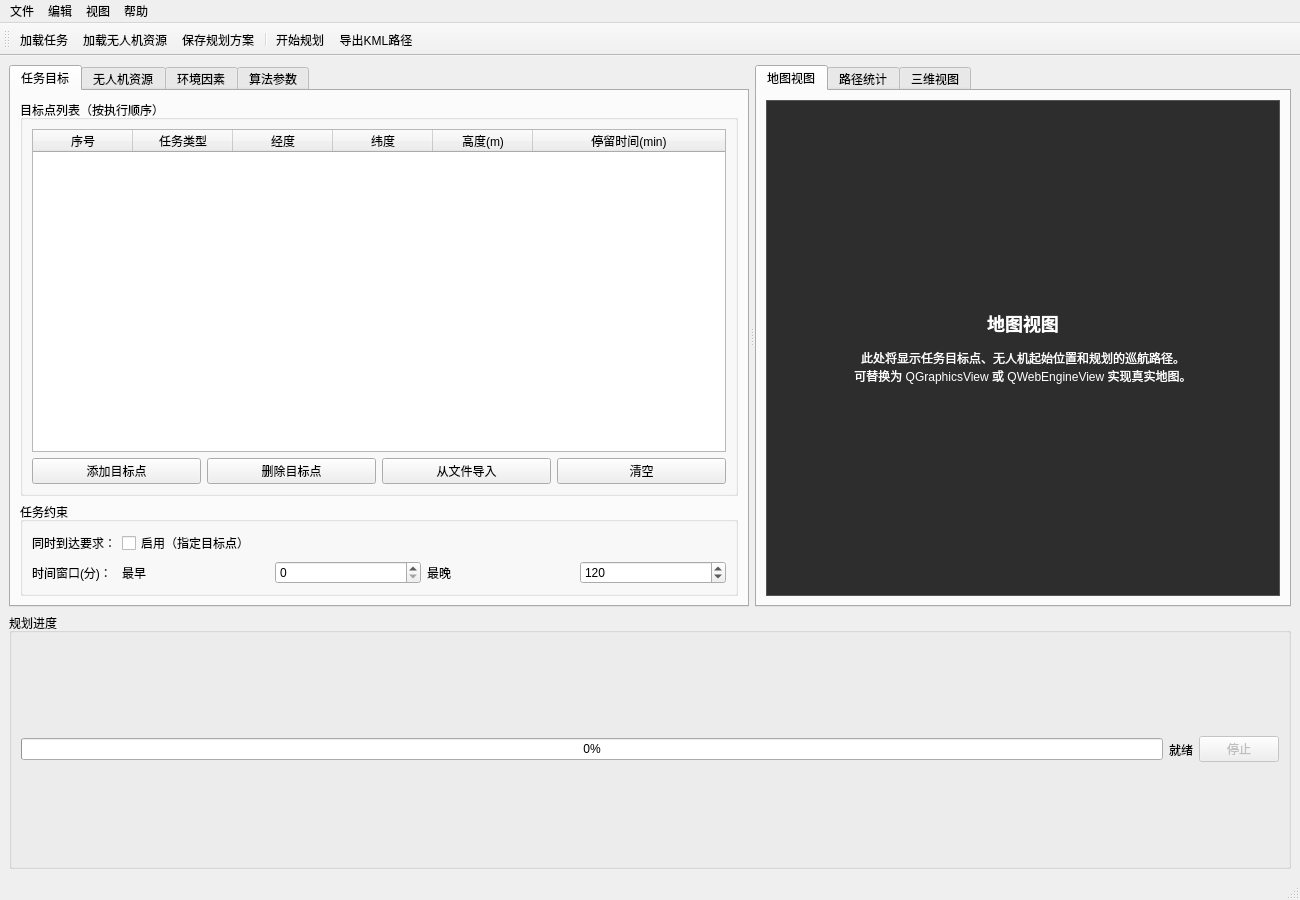
<?xml version="1.0" encoding="UTF-8"?>
<ui version="4.0">
 <class>CruisePathPlanningWindow</class>
 <widget class="QMainWindow" name="CruisePathPlanningWindow">
  <property name="geometry">
   <rect>
    <x>0</x>
    <y>0</y>
    <width>1300</width>
    <height>900</height>
   </rect>
  </property>
  <property name="windowTitle">
   <string>巡航路径规划 - 反辐射无人机协同任务规划</string>
  </property>
  <widget class="QWidget" name="centralwidget">
   <layout class="QVBoxLayout" name="verticalLayout_5">
    <item>
     <widget class="QSplitter" name="splitter">
      <property name="orientation">
       <enum>Qt::Horizontal</enum>
      </property>
      <property name="handleWidth">
       <number>6</number>
      </property>
      <!-- 左侧配置面板 -->
      <widget class="QTabWidget" name="tabWidgetConfig">
       <property name="currentIndex">
        <number>0</number>
       </property>
       <!-- 任务目标页 -->
       <widget class="QWidget" name="tabMission">
        <attribute name="title">
         <string>任务目标</string>
        </attribute>
        <layout class="QVBoxLayout" name="verticalLayout">
         <item>
          <widget class="QGroupBox" name="groupBoxTargets">
           <property name="title">
            <string>目标点列表（按执行顺序）</string>
           </property>
           <layout class="QVBoxLayout" name="verticalLayout_6">
            <item>
             <widget class="QTableWidget" name="tableTargets">
              <property name="columnCount">
               <number>6</number>
              </property>
              <attribute name="horizontalHeaderStretchLastSection">
               <bool>true</bool>
              </attribute>
              <column>
               <property name="text">
                <string>序号</string>
               </property>
              </column>
              <column>
               <property name="text">
                <string>任务类型</string>
               </property>
              </column>
              <column>
               <property name="text">
                <string>经度</string>
               </property>
              </column>
              <column>
               <property name="text">
                <string>纬度</string>
               </property>
              </column>
              <column>
               <property name="text">
                <string>高度(m)</string>
               </property>
              </column>
              <column>
               <property name="text">
                <string>停留时间(min)</string>
               </property>
              </column>
             </widget>
            </item>
            <item>
             <layout class="QHBoxLayout" name="horizontalLayout">
              <item>
               <widget class="QPushButton" name="btnAddTarget">
                <property name="text">
                 <string>添加目标点</string>
                </property>
               </widget>
              </item>
              <item>
               <widget class="QPushButton" name="btnDeleteTarget">
                <property name="text">
                 <string>删除目标点</string>
                </property>
               </widget>
              </item>
              <item>
               <widget class="QPushButton" name="btnImportTargets">
                <property name="text">
                 <string>从文件导入</string>
                </property>
               </widget>
              </item>
              <item>
               <widget class="QPushButton" name="btnClearTargets">
                <property name="text">
                 <string>清空</string>
                </property>
               </widget>
              </item>
             </layout>
            </item>
           </layout>
          </widget>
         </item>
         <item>
          <widget class="QGroupBox" name="groupBoxMissionConstraints">
           <property name="title">
            <string>任务约束</string>
           </property>
           <layout class="QFormLayout" name="formLayout">
            <item row="0" column="0">
             <widget class="QLabel" name="labelSimultaneous">
              <property name="text">
               <string>同时到达要求：</string>
              </property>
             </widget>
            </item>
            <item row="0" column="1">
             <widget class="QCheckBox" name="checkSimultaneous">
              <property name="text">
               <string>启用（指定目标点）</string>
              </property>
             </widget>
            </item>
            <item row="1" column="0">
             <widget class="QLabel" name="labelTimeWindow">
              <property name="text">
               <string>时间窗口(分)：</string>
              </property>
             </widget>
            </item>
            <item row="1" column="1">
             <layout class="QHBoxLayout" name="horizontalLayout_2">
              <item>
               <widget class="QLabel" name="labelStart">
                <property name="text">
                 <string>最早</string>
                </property>
               </widget>
              </item>
              <item>
               <widget class="QSpinBox" name="spinTimeWindowStart">
                <property name="maximum">
                 <number>1440</number>
                </property>
               </widget>
              </item>
              <item>
               <widget class="QLabel" name="labelEnd">
                <property name="text">
                 <string>最晚</string>
                </property>
               </widget>
              </item>
              <item>
               <widget class="QSpinBox" name="spinTimeWindowEnd">
                <property name="maximum">
                 <number>1440</number>
                </property>
                <property name="value">
                 <number>120</number>
                </property>
               </widget>
              </item>
             </layout>
            </item>
           </layout>
          </widget>
         </item>
        </layout>
       </widget>
       <!-- 无人机资源页 -->
       <widget class="QWidget" name="tabUAVs">
        <attribute name="title">
         <string>无人机资源</string>
        </attribute>
        <layout class="QVBoxLayout" name="verticalLayout_2">
         <item>
          <widget class="QTableWidget" name="tableUAVs">
           <property name="columnCount">
            <number>9</number>
           </property>
           <attribute name="horizontalHeaderStretchLastSection">
            <bool>true</bool>
           </attribute>
           <column>
            <property name="text">
             <string>无人机ID</string>
            </property>
           </column>
           <column>
            <property name="text">
             <string>型号</string>
            </property>
           </column>
           <column>
            <property name="text">
             <string>起始经度</string>
            </property>
           </column>
           <column>
            <property name="text">
             <string>起始纬度</string>
            </property>
           </column>
           <column>
            <property name="text">
             <string>最大航程(km)</string>
            </property>
           </column>
           <column>
            <property name="text">
             <string>巡航速度(km/h)</string>
            </property>
           </column>
           <column>
            <property name="text">
             <string>续航时间(h)</string>
            </property>
           </column>
           <column>
            <property name="text">
             <string>转弯半径(m)</string>
            </property>
           </column>
           <column>
            <property name="text">
             <string>抗干扰等级</string>
            </property>
           </column>
          </widget>
         </item>
         <item>
          <layout class="QHBoxLayout" name="horizontalLayout_3">
           <item>
            <widget class="QPushButton" name="btnAddUAV">
             <property name="text">
              <string>添加无人机</string>
             </property>
            </widget>
           </item>
           <item>
            <widget class="QPushButton" name="btnDeleteUAV">
             <property name="text">
              <string>删除无人机</string>
             </property>
            </widget>
           </item>
           <item>
            <widget class="QPushButton" name="btnLoadUAVs">
             <property name="text">
              <string>从文件加载(CSV)</string>
             </property>
            </widget>
           </item>
           <item>
            <widget class="QLabel" name="labelUAVCount">
             <property name="text">
              <string>总数: 0 架</string>
             </property>
            </widget>
           </item>
          </layout>
         </item>
        </layout>
       </widget>
       <!-- 环境因素页 -->
       <widget class="QWidget" name="tabEnvironment">
        <attribute name="title">
         <string>环境因素</string>
        </attribute>
        <layout class="QVBoxLayout" name="verticalLayout_3">
         <item>
          <widget class="QGroupBox" name="groupBoxTerrain">
           <property name="title">
            <string>地形</string>
           </property>
           <layout class="QFormLayout" name="formLayout_2">
            <item row="0" column="0">
             <widget class="QLabel" name="labelTerrainFile">
              <property name="text">
               <string>高程数据文件：</string>
              </property>
             </widget>
            </item>
            <item row="0" column="1">
             <layout class="QHBoxLayout" name="horizontalLayout_4">
              <item>
               <widget class="QLineEdit" name="lineTerrainFile"/>
              </item>
              <item>
               <widget class="QPushButton" name="btnBrowseTerrain">
                <property name="text">
                 <string>浏览</string>
                </property>
               </widget>
              </item>
             </layout>
            </item>
            <item row="1" column="0">
             <widget class="QLabel" name="labelTerrainEffect">
              <property name="text">
               <string>地形影响因子：</string>
              </property>
             </widget>
            </item>
            <item row="1" column="1">
             <widget class="QComboBox" name="comboTerrainEffect">
              <item>
               <property name="text">
                <string>平坦(1.0)</string>
               </property>
              </item>
              <item>
               <property name="text">
                <string>丘陵(0.9)</string>
               </property>
              </item>
              <item>
               <property name="text">
                <string>山地(0.7)</string>
               </property>
              </item>
              <item>
               <property name="text">
                <string>复杂(0.5)</string>
               </property>
              </item>
             </widget>
            </item>
           </layout>
          </widget>
         </item>
         <item>
          <widget class="QGroupBox" name="groupBoxThreats">
           <property name="title">
            <string>威胁区</string>
           </property>
           <layout class="QVBoxLayout" name="verticalLayout_7">
            <item>
             <widget class="QCheckBox" name="checkEnableThreats">
              <property name="text">
               <string>启用威胁规避</string>
              </property>
             </widget>
            </item>
            <item>
             <widget class="QTableWidget" name="tableThreats">
              <property name="columnCount">
               <number>6</number>
              </property>
              <column>
               <property name="text">
                <string>威胁ID</string>
               </property>
              </column>
              <column>
               <property name="text">
                <string>类型</string>
               </property>
              </column>
              <column>
               <property name="text">
                <string>中心经度</string>
               </property>
              </column>
              <column>
               <property name="text">
                <string>中心纬度</string>
               </property>
              </column>
              <column>
               <property name="text">
                <string>半径(km)</string>
               </property>
              </column>
              <column>
               <property name="text">
                <string>威胁等级</string>
               </property>
              </column>
             </widget>
            </item>
            <item>
             <layout class="QHBoxLayout" name="horizontalLayout_5">
              <item>
               <widget class="QPushButton" name="btnAddThreat">
                <property name="text">
                 <string>添加</string>
                </property>
               </widget>
              </item>
              <item>
               <widget class="QPushButton" name="btnDeleteThreat">
                <property name="text">
                 <string>删除</string>
                </property>
               </widget>
              </item>
              <item>
               <widget class="QPushButton" name="btnImportThreats">
                <property name="text">
                 <string>导入KML</string>
                </property>
               </widget>
              </item>
             </layout>
            </item>
           </layout>
          </widget>
         </item>
         <item>
          <widget class="QGroupBox" name="groupBoxWeather">
           <property name="title">
            <string>气象条件</string>
           </property>
           <layout class="QFormLayout" name="formLayout_3">
            <item row="0" column="0">
             <widget class="QLabel" name="labelWeatherEffect">
              <property name="text">
               <string>气象影响：</string>
              </property>
             </widget>
            </item>
            <item row="0" column="1">
             <widget class="QComboBox" name="comboWeatherEffect">
              <item>
               <property name="text">
                <string>良好(1.0)</string>
               </property>
              </item>
              <item>
               <property name="text">
                <string>轻度(0.9)</string>
               </property>
              </item>
              <item>
               <property name="text">
                <string>中度(0.7)</string>
               </property>
              </item>
              <item>
               <property name="text">
                <string>重度(0.4)</string>
               </property>
              </item>
             </widget>
            </item>
            <item row="1" column="0">
             <widget class="QLabel" name="labelWind">
              <property name="text">
               <string>风速(m/s)/风向(°)：</string>
              </property>
             </widget>
            </item>
            <item row="1" column="1">
             <layout class="QHBoxLayout" name="horizontalLayout_6">
              <item>
               <widget class="QDoubleSpinBox" name="spinWindSpeed">
                <property name="suffix">
                 <string> m/s</string>
                </property>
               </widget>
              </item>
              <item>
               <widget class="QDoubleSpinBox" name="spinWindDir">
                <property name="suffix">
                 <string> °</string>
                </property>
                <property name="maximum">
                 <double>360.000000000000000</double>
                </property>
               </widget>
              </item>
             </layout>
            </item>
           </layout>
          </widget>
         </item>
        </layout>
       </widget>
       <!-- 算法参数页 -->
       <widget class="QWidget" name="tabAlgorithm">
        <attribute name="title">
         <string>算法参数</string>
        </attribute>
        <layout class="QVBoxLayout" name="verticalLayout_4">
         <item>
          <widget class="QGroupBox" name="groupBoxAlgorithm">
           <property name="title">
            <string>路径规划算法</string>
           </property>
           <layout class="QVBoxLayout" name="verticalLayout_8">
            <item>
             <widget class="QComboBox" name="comboAlgorithm">
              <item>
               <property name="text">
                <string>A* 算法 (栅格)</string>
               </property>
              </item>
              <item>
               <property name="text">
                <string>RRT* 算法</string>
               </property>
              </item>
              <item>
               <property name="text">
                <string>遗传算法</string>
               </property>
              </item>
              <item>
               <property name="text">
                <string>蚁群算法</string>
               </property>
              </item>
             </widget>
            </item>
           </layout>
          </widget>
         </item>
         <item>
          <widget class="QGroupBox" name="groupBoxOptimization">
           <property name="title">
            <string>优化目标权重</string>
           </property>
           <layout class="QFormLayout" name="formLayout_4">
            <item row="0" column="0">
             <widget class="QLabel" name="labelWeightRange">
              <property name="text">
               <string>航程权重：</string>
              </property>
             </widget>
            </item>
            <item row="0" column="1">
             <widget class="QDoubleSpinBox" name="spinWeightRange">
              <property name="maximum">
               <double>1.000000000000000</double>
              </property>
              <property name="singleStep">
               <double>0.100000000000000</double>
              </property>
              <property name="value">
               <double>0.400000000000000</double>
              </property>
             </widget>
            </item>
            <item row="1" column="0">
             <widget class="QLabel" name="labelWeightTime">
              <property name="text">
               <string>时间权重：</string>
              </property>
             </widget>
            </item>
            <item row="1" column="1">
             <widget class="QDoubleSpinBox" name="spinWeightTime">
              <property name="maximum">
               <double>1.000000000000000</double>
              </property>
              <property name="singleStep">
               <double>0.100000000000000</double>
              </property>
              <property name="value">
               <double>0.300000000000000</double>
              </property>
             </widget>
            </item>
            <item row="2" column="0">
             <widget class="QLabel" name="labelWeightRisk">
              <property name="text">
               <string>风险权重：</string>
              </property>
             </widget>
            </item>
            <item row="2" column="1">
             <widget class="QDoubleSpinBox" name="spinWeightRisk">
              <property name="maximum">
               <double>1.000000000000000</double>
              </property>
              <property name="singleStep">
               <double>0.100000000000000</double>
              </property>
              <property name="value">
               <double>0.300000000000000</double>
              </property>
             </widget>
            </item>
           </layout>
          </widget>
         </item>
         <item>
          <widget class="QGroupBox" name="groupBoxAdvanced">
           <property name="title">
            <string>高级参数</string>
           </property>
           <layout class="QFormLayout" name="formLayout_5">
            <item row="0" column="0">
             <widget class="QLabel" name="labelSafeDistance">
              <property name="text">
               <string>安全距离(m)：</string>
              </property>
             </widget>
            </item>
            <item row="0" column="1">
             <widget class="QSpinBox" name="spinSafeDistance">
              <property name="suffix">
               <string> m</string>
              </property>
              <property name="maximum">
               <number>10000</number>
              </property>
              <property name="value">
               <number>500</number>
              </property>
             </widget>
            </item>
            <item row="1" column="0">
             <widget class="QLabel" name="labelSmoothFactor">
              <property name="text">
               <string>平滑系数：</string>
              </property>
             </widget>
            </item>
            <item row="1" column="1">
             <widget class="QDoubleSpinBox" name="spinSmoothFactor">
              <property name="maximum">
               <double>1.000000000000000</double>
              </property>
              <property name="singleStep">
               <double>0.100000000000000</double>
              </property>
              <property name="value">
               <double>0.500000000000000</double>
              </property>
             </widget>
            </item>
            <item row="2" column="0">
             <widget class="QLabel" name="labelMaxIterations">
              <property name="text">
               <string>最大迭代次数：</string>
              </property>
             </widget>
            </item>
            <item row="2" column="1">
             <widget class="QSpinBox" name="spinMaxIterations">
              <property name="maximum">
               <number>10000</number>
              </property>
              <property name="value">
               <number>1000</number>
              </property>
             </widget>
            </item>
           </layout>
          </widget>
         </item>
         <item>
          <widget class="QPushButton" name="btnStartPlanning">
           <property name="text">
            <string>开始巡航路径规划</string>
           </property>
           <property name="minimumSize">
            <size>
             <width>0</width>
             <height>40</height>
            </size>
           </property>
          </widget>
         </item>
        </layout>
       </widget>
      </widget>
      <!-- 右侧可视化区域 -->
      <widget class="QTabWidget" name="tabWidgetVisual">
       <property name="currentIndex">
        <number>0</number>
       </property>
       <!-- 地图视图页 -->
       <widget class="QWidget" name="tabMap">
        <attribute name="title">
         <string>地图视图</string>
        </attribute>
        <layout class="QVBoxLayout" name="verticalLayout_9">
         <item>
          <widget class="QLabel" name="labelMapPlaceholder">
           <property name="text">
            <string>&lt;h2&gt;地图视图&lt;/h2&gt;&lt;p&gt;此处将显示任务目标点、无人机起始位置和规划的巡航路径。&lt;br&gt;可替换为 QGraphicsView 或 QWebEngineView 实现真实地图。&lt;/p&gt;</string>
           </property>
           <property name="alignment">
            <set>Qt::AlignCenter</set>
           </property>
           <property name="wordWrap">
            <bool>true</bool>
           </property>
           <property name="styleSheet">
            <string notr="true">background-color: #2d2d2d; color: white; border: 1px solid #555;</string>
           </property>
          </widget>
         </item>
        </layout>
       </widget>
       <!-- 路径统计页 -->
       <widget class="QWidget" name="tabStats">
        <attribute name="title">
         <string>路径统计</string>
        </attribute>
        <layout class="QVBoxLayout" name="verticalLayout_10">
         <item>
          <widget class="QTableWidget" name="tablePathStats">
           <property name="columnCount">
            <number>6</number>
           </property>
           <attribute name="horizontalHeaderStretchLastSection">
            <bool>true</bool>
           </attribute>
           <column>
            <property name="text">
             <string>无人机ID</string>
            </property>
           </column>
           <column>
            <property name="text">
             <string>航程(km)</string>
            </property>
           </column>
           <column>
            <property name="text">
             <string>耗时(min)</string>
            </property>
           </column>
           <column>
            <property name="text">
             <string>燃油消耗(L)</string>
            </property>
           </column>
           <column>
            <property name="text">
             <string>风险指数</string>
            </property>
           </column>
           <column>
            <property name="text">
             <string>路径点数</string>
            </property>
           </column>
          </widget>
         </item>
         <item>
          <widget class="QTextEdit" name="textSummary">
           <property name="readOnly">
            <bool>true</bool>
           </property>
           <property name="html">
            <string>&lt;!DOCTYPE HTML PUBLIC &quot;-//W3C//DTD HTML 4.0//EN&quot; &quot;http://www.w3.org/TR/REC-html40/strict.dtd&quot;&gt;
&lt;html&gt;&lt;head&gt;&lt;meta name=&quot;qrichtext&quot; content=&quot;1&quot; /&gt;&lt;style type=&quot;text/css&quot;&gt;
p, li { white-space: pre-wrap; }
&lt;/style&gt;&lt;/head&gt;&lt;body style=&quot; font-family:'SimSun'; font-size:9pt; font-weight:400; font-style:normal;&quot;&gt;
&lt;p style=&quot; margin-top:12px; margin-bottom:12px; margin-left:0px; margin-right:0px; -qt-block-indent:0; text-indent:0px;&quot;&gt;&lt;span style=&quot; font-weight:600;&quot;&gt;规划完成后将显示汇总信息：&lt;/span&gt;&lt;/p&gt;
&lt;p style=&quot; margin-top:12px; margin-bottom:12px; margin-left:0px; margin-right:0px; -qt-block-indent:0; text-indent:0px;&quot;&gt;总航程：-- km&lt;/p&gt;
&lt;p style=&quot; margin-top:12px; margin-bottom:12px; margin-left:0px; margin-right:0px; -qt-block-indent:0; text-indent:0px;&quot;&gt;总耗时：-- min&lt;/p&gt;
&lt;p style=&quot; margin-top:12px; margin-bottom:12px; margin-left:0px; margin-right:0px; -qt-block-indent:0; text-indent:0px;&quot;&gt;平均风险指数：--&lt;/p&gt;
&lt;p style=&quot; margin-top:12px; margin-bottom:12px; margin-left:0px; margin-right:0px; -qt-block-indent:0; text-indent:0px;&quot;&gt;可行路径比例：-- %&lt;/p&gt;&lt;/body&gt;&lt;/html&gt;</string>
           </property>
          </widget>
         </item>
        </layout>
       </widget>
       <!-- 三维视图（可选） -->
       <widget class="QWidget" name="tab3D">
        <attribute name="title">
         <string>三维视图</string>
        </attribute>
        <layout class="QVBoxLayout" name="verticalLayout_11">
         <item>
          <widget class="QLabel" name="label3DPlaceholder">
           <property name="text">
            <string>&lt;h2&gt;三维视图&lt;/h2&gt;&lt;p&gt;此处将显示三维地形和路径（需集成OpenGL）。&lt;/p&gt;</string>
           </property>
           <property name="alignment">
            <set>Qt::AlignCenter</set>
           </property>
           <property name="wordWrap">
            <bool>true</bool>
           </property>
           <property name="styleSheet">
            <string notr="true">background-color: #2d2d2d; color: white; border: 1px solid #555;</string>
           </property>
          </widget>
         </item>
        </layout>
       </widget>
      </widget>
     </widget>
    </item>
    <!-- 底部进度与状态栏 -->
    <item>
     <widget class="QGroupBox" name="groupBoxProgress">
      <property name="title">
       <string>规划进度</string>
      </property>
      <layout class="QHBoxLayout" name="horizontalLayout_7">
       <item>
        <widget class="QProgressBar" name="progressBar">
         <property name="value">
          <number>0</number>
         </property>
        </widget>
       </item>
       <item>
        <widget class="QLabel" name="labelProgressText">
         <property name="text">
          <string>就绪</string>
         </property>
        </widget>
       </item>
       <item>
        <widget class="QPushButton" name="btnStop">
         <property name="text">
          <string>停止</string>
         </property>
         <property name="enabled">
          <bool>false</bool>
         </property>
        </widget>
       </item>
      </layout>
     </widget>
    </item>
   </layout>
  </widget>
  <widget class="QMenuBar" name="menubar">
   <property name="geometry">
    <rect>
     <x>0</x>
     <y>0</y>
     <width>1300</width>
     <height>22</height>
    </rect>
   </property>
   <widget class="QMenu" name="menuFile">
    <property name="title">
     <string>文件</string>
    </property>
    <addaction name="actionLoadMission"/>
    <addaction name="actionLoadUAVs"/>
    <addaction name="actionSavePlan"/>
    <addaction name="separator"/>
    <addaction name="actionExportKML"/>
    <addaction name="actionExit"/>
   </widget>
   <widget class="QMenu" name="menuEdit">
    <property name="title">
     <string>编辑</string>
    </property>
   </widget>
   <widget class="QMenu" name="menuView">
    <property name="title">
     <string>视图</string>
    </property>
   </widget>
   <widget class="QMenu" name="menuHelp">
    <property name="title">
     <string>帮助</string>
    </property>
   </widget>
   <addaction name="menuFile"/>
   <addaction name="menuEdit"/>
   <addaction name="menuView"/>
   <addaction name="menuHelp"/>
  </widget>
  <widget class="QToolBar" name="toolBar">
   <property name="windowTitle">
    <string>toolBar</string>
   </property>
   <attribute name="toolBarArea">
    <enum>TopToolBarArea</enum>
   </attribute>
   <attribute name="toolBarBreak">
    <bool>false</bool>
   </attribute>
   <addaction name="actionLoadMission"/>
   <addaction name="actionLoadUAVs"/>
   <addaction name="actionSavePlan"/>
   <addaction name="separator"/>
   <addaction name="actionStartPlanning"/>
   <addaction name="actionExportKML"/>
  </widget>
  <widget class="QStatusBar" name="statusbar"/>
  <action name="actionLoadMission">
   <property name="text">
    <string>加载任务</string>
   </property>
  </action>
  <action name="actionLoadUAVs">
   <property name="text">
    <string>加载无人机资源</string>
   </property>
  </action>
  <action name="actionSavePlan">
   <property name="text">
    <string>保存规划方案</string>
   </property>
  </action>
  <action name="actionExportKML">
   <property name="text">
    <string>导出KML路径</string>
   </property>
  </action>
  <action name="actionExit">
   <property name="text">
    <string>退出</string>
   </property>
  </action>
  <action name="actionStartPlanning">
   <property name="text">
    <string>开始规划</string>
   </property>
  </action>
 </widget>
 <resources/>
 <connections/>
</ui>
